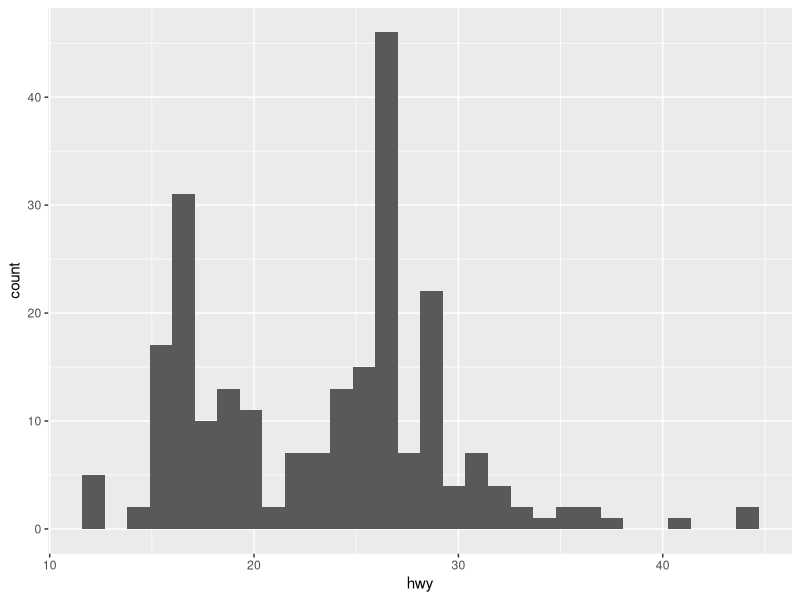
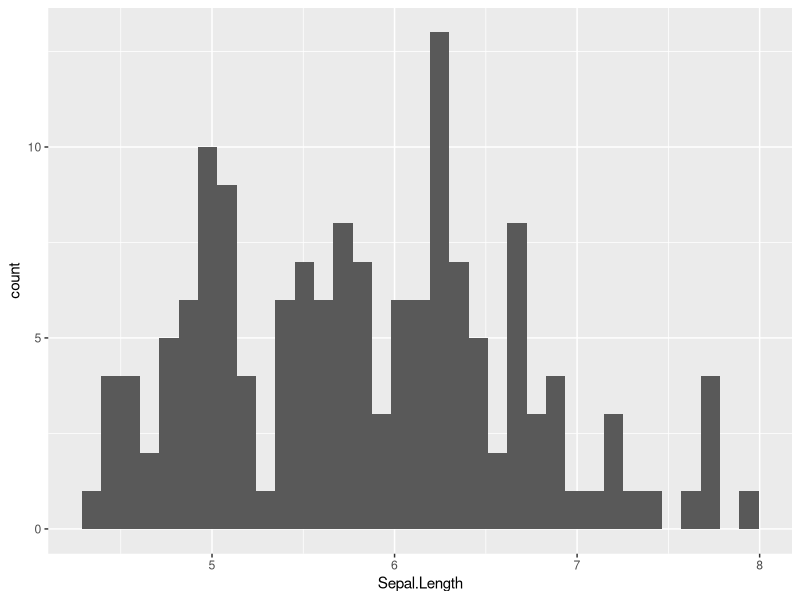
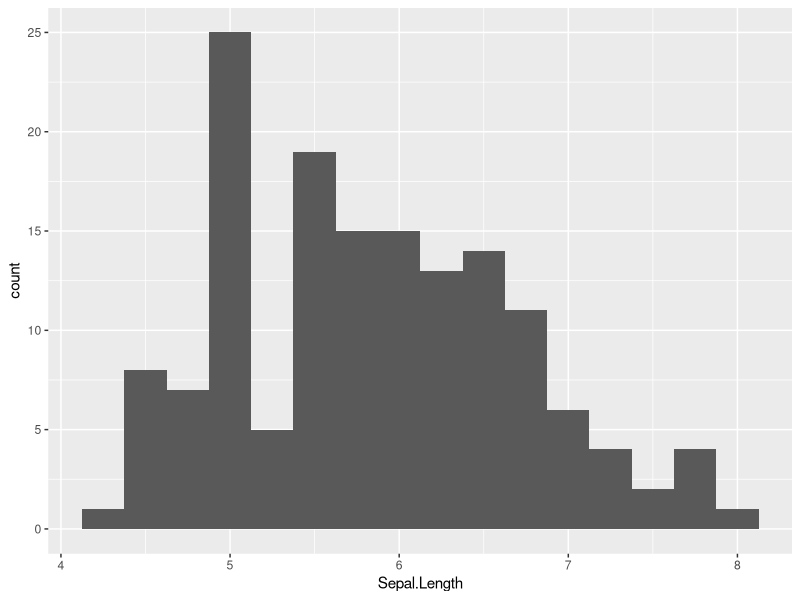
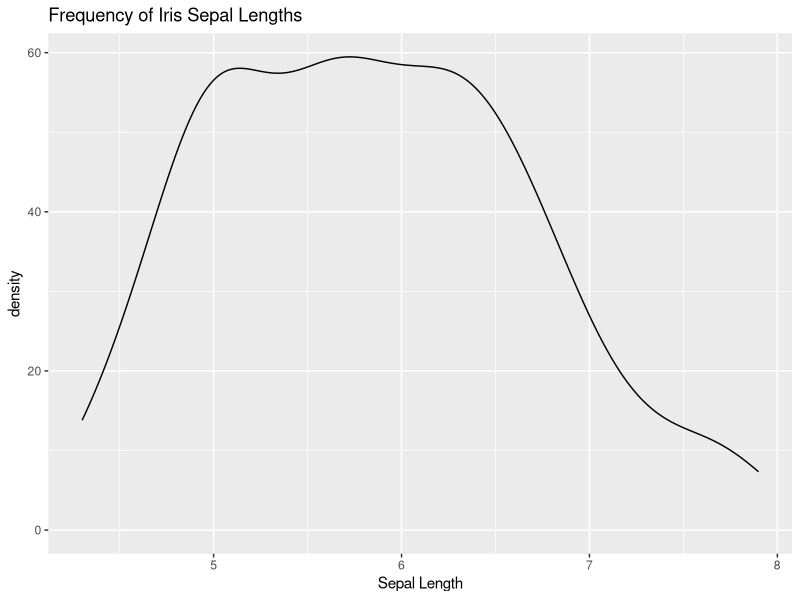
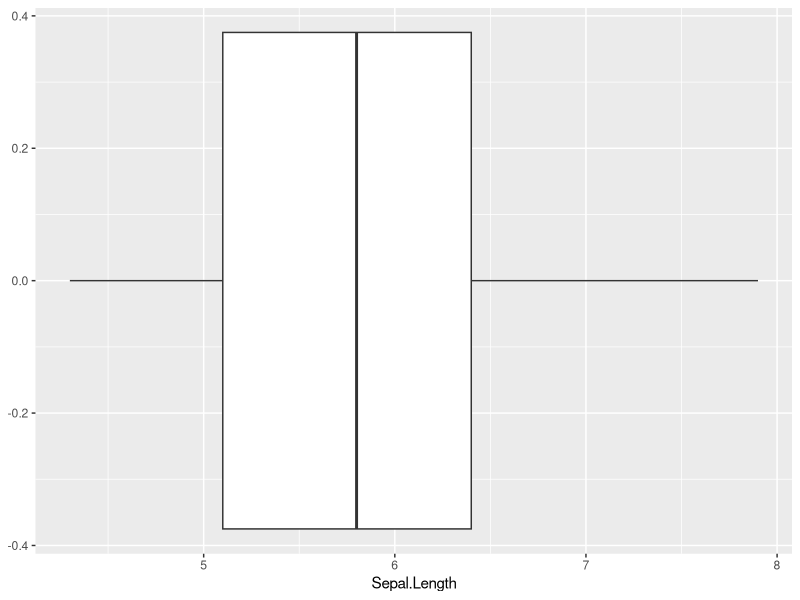
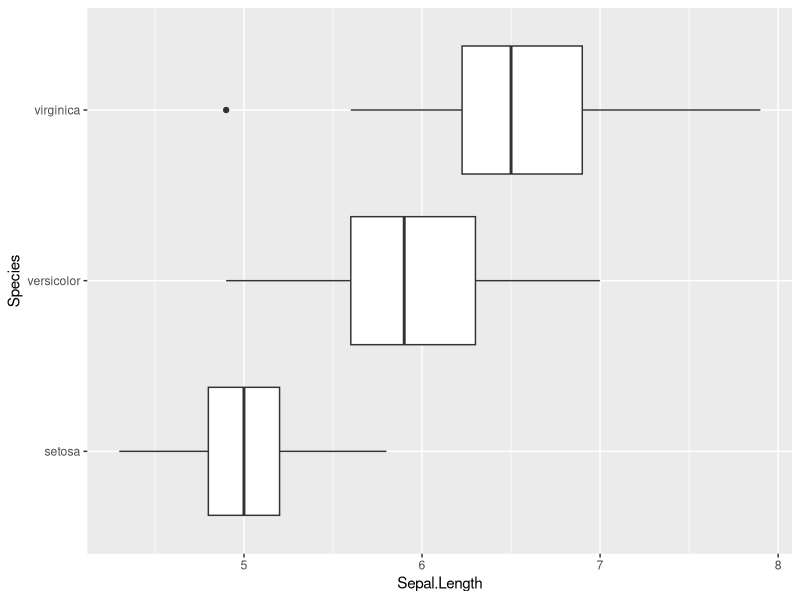

Source code (R) for these figures, in order: (Note: this script raises an error after producing the figures.)
##load required packages
install.packages(c("usethis", "credentials"))
library(ggplot2)
?ggplot2

#3mpg dataset
mpg
str(mpg)
?mpg
iris

str(iris)
ggplot(data = mpg, aes(x= hwy)) + 
  geom_histogram()

##histogram
#We can set the number of bars with 'bins'
ggplot(data = iris, aes(x=Sepal.Length)) + geom_histogram(bins=35) #default num of bins is 30

# We can set the size of bars with 'binwidth'
ggplot(data = iris, aes(x = Sepal.Length)) + geom_histogram(binwidth = 0.25)

head(iris)

ggplot(data = iris, aes(x=Sepal.Length, y = after_stat(count))) + geom_density() + 
  labs(title = "Frequency of Iris Sepal Lengths", x = "Sepal Length", y = "density")

ggplot(data = iris, aes(x=Sepal.Length)) + geom_boxplot()

ggplot(data = iris, aes(x= Sepal.Length, y= Species)) + geom_boxplot()

ggplot(data = mpg, aes)
ggplot(data = iris, aes(x = Species, y = Sepal.Length)) + geom_violin()

## Violin and Boxplot
ggplot(data = iris, aes(x = Species, y = Sepal.Length)) + geom_violin(color="darkgreen", fill = "gray") + geom_boxplot(width = 0.3)

## bar plot
ggplot(data = iris, aes(x= Species, y = Sepal.Length)) + geom_bar(stat= "summary", fun = "mean")

## Scatter Plots

ggplot(data = iris, aes(x=Species, y = Sepal.Width)) + geom_jitter(width = 0.25) # 'geom_jitter' randomly positions stuff on the x axis 

## Line Plots

ggplot(data = iris, aes(x=Sepal.Length, y = Sepal.Width)) + geom_line(stat = 'summary', fun = 'mean')

ggplot(data = iris, aes(x = Sepal.Length, y = Sepal.Width)) + geom_point() + geom_smooth(se = F) + 
  theme_minimal()
 
## Color scales

ggplot(data = iris, aes(x= Sepal.Length, y = Sepal.Width)) + geom_point(aes(color = Species)) + scale_color_manual(values = c("violet", "lightpink","red"))


## factors
mpg$year <- as.factor(mpg$year)

str(mpg)


iris$Species <- factor(iris$Species, levels = c("versicolor", "setosa", "virginica"))

?as.factor
?reorder
